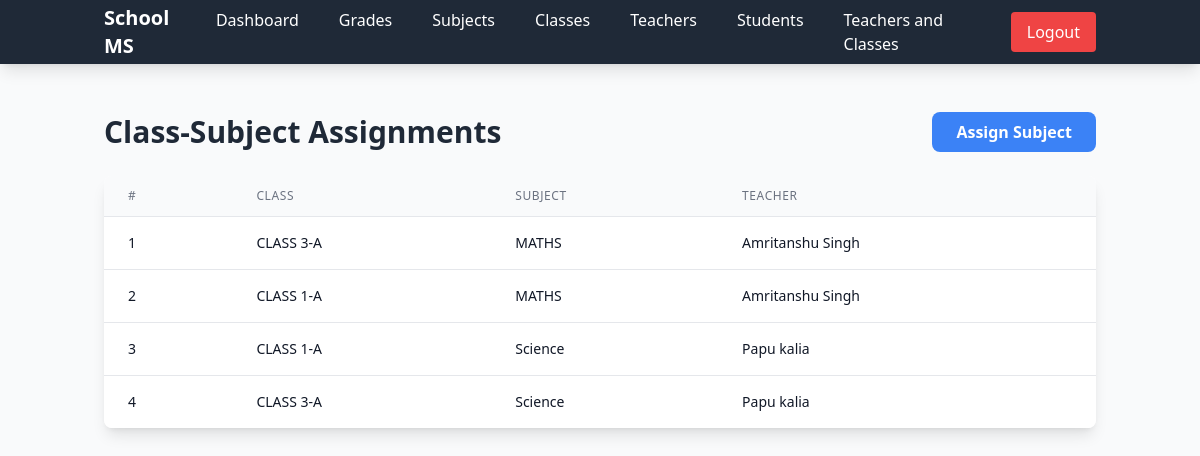
/admin/class_subjects (signed in), run on the app's committed database.
### app.py (models this page shows, shortened)
class ClassSubject(db.Model):
    __tablename__ = 'class_subject'
    id = db.Column(db.Integer, primary_key=True)
    class_id = db.Column(db.String(20), db.ForeignKey('classes.class_id'), nullable=False)
    subject_id = db.Column(db.String(20), db.ForeignKey('subject.subject_id'), nullable=False)
    teacher_id = db.Column(db.String(20), db.ForeignKey('teacher.teacher_id'), nullable=False)
    __table_args__ = (
        db.UniqueConstraint('class_id', 'subject_id', name='unique_class_subject'),
    )

class Classes(db.Model):
    __tablename__ = 'classes'
    id = db.Column(db.Integer, primary_key=True)
    class_id = db.Column(db.String(20), unique=True, nullable=True)
    name = db.Column(db.String(100), nullable=False)
    section = db.Column(db.String(10))
    grade_id = db.Column(db.String(20), db.ForeignKey('grade.grade_id'))
    head = db.Column(db.String(20), db.ForeignKey('teacher.teacher_id'))
    students = db.relationship('Student', backref='class_obj', lazy=True)
    class_subjects = db.relationship('ClassSubject', backref='class_obj', lazy=True)
    diaries = db.relationship('Diary', backref='class_obj', lazy=True)
    attendances = db.relationship('Attendance', backref='class_obj', lazy=True)
    assignments = db.relationship('Assignment', backref='class_obj', lazy=True)
    notifications = db.relationship('Notification', backref='class_obj', lazy=True)

class Subject(db.Model):
    __tablename__ = 'subject'
    id = db.Column(db.Integer, primary_key=True)
    subject_id = db.Column(db.String(20), unique=True, nullable=True)
    name = db.Column(db.String(100), nullable=False)
    description = db.Column(db.String(500))
    class_subjects = db.relationship('ClassSubject', backref='subject', lazy=True)

class Teacher(db.Model):
    __tablename__ = 'teacher'
    id = db.Column(db.Integer, primary_key=True)
    teacher_id = db.Column(db.String(20), unique=True)
    name = db.Column(db.String(100), nullable=False)
    email = db.Column(db.String(120), unique=True, nullable=False)
    password_hash = db.Column(db.String(128), nullable=False)
    status = db.Column(db.String(20), default="Active")
    phone = db.Column(db.String(15))
    classes_headed = db.relationship('Classes', backref='class_teacher', lazy=True)
    class_subjects = db.relationship('ClassSubject', backref='teacher', lazy=True)
    diaries = db.relationship('Diary', backref='teacher', lazy=True)
    attendances = db.relationship('Attendance', backref='teacher', lazy=True)
    assignments = db.relationship('Assignment', backref='teacher', lazy=True)
    marks = db.relationship('Marks', backref='teacher', lazy=True)
    notifications = db.relationship('Notification', backref='teacher', lazy=True)

### app.py (the view)
@app.route('/admin/class_subjects', methods=['GET'])
@admin_required
def view_class_subjects():
    class_subjects = ClassSubject.query.all()
    return render_template('view_class_subjects.html', class_subjects=class_subjects)

### app.py (called while the page is built)
@app.context_processor
def inject_date():
    return dict(date=date, datetime=datetime)

def admin_required(f):
    @wraps(f)
    def decorated_function(*args, **kwargs):
        if session.get('user_type') != 'admin' or 'admin_id' not in session:
            flash('Please login as admin first', 'error')
            return redirect(url_for('admin_login'))
        return f(*args, **kwargs)
    return decorated_function

### templates/view_class_subjects.html (shortened to what this page needs)
{% extends 'base.html' %}
{% block content %}
<div class="flex justify-between items-center mb-6">
    <h2 class="text-3xl font-bold text-gray-800">Class-Subject Assignments</h2>
    <a href="{{ url_for('assign_subject_to_class') }}" class="bg-blue-500 hover:bg-blue-600 text-white px-6 py-2 rounded-lg font-semibold">Assign Subject</a>
</div>
<div class="bg-white shadow-lg rounded-lg overflow-hidden">
    <table class="min-w-full divide-y divide-gray-200">
        <thead class="bg-gray-50">
            <tr>
                <th class="px-6 py-3 text-left text-xs font-medium text-gray-500 uppercase tracking-wider">#</th>
                <th class="px-6 py-3 text-left text-xs font-medium text-gray-500 uppercase tracking-wider">Class</th>
                <th class="px-6 py-3 text-left text-xs font-medium text-gray-500 uppercase tracking-wider">Subject</th>
                <th class="px-6 py-3 text-left text-xs font-medium text-gray-500 uppercase tracking-wider">Teacher</th>
            </tr>
        </thead>
        <tbody class="bg-white divide-y divide-gray-200">
            {% for cs in class_subjects %}
            <tr class="hover:bg-gray-50">
                <td class="px-6 py-4 whitespace-nowrap text-sm text-gray-900">{{ loop.index }}</td>
                <td class="px-6 py-4 whitespace-nowrap text-sm font-medium text-gray-900">{{ cs.class_obj.name }}</td>
                <td class="px-6 py-4 whitespace-nowrap text-sm text-gray-900">{{ cs.subject.name }}</td>
                <td class="px-6 py-4 whitespace-nowrap text-sm text-gray-900">{{ cs.teacher.name }}</td>
            </tr>
            {% endfor %}
        </tbody>
    </table>
</div>
{% endblock %}

### data on the page
ClassSubject: class_obj.name "CLASS 3-A", subject.name "MATHS", teacher.name "Amritanshu Singh"
ClassSubject: class_obj.name "CLASS 1-A", subject.name "MATHS", teacher.name "Amritanshu Singh"
ClassSubject: class_obj.name "CLASS 1-A", subject.name "Science", teacher.name "Papu kalia"
ClassSubject: class_obj.name "CLASS 3-A", subject.name "Science", teacher.name "Papu kalia"
